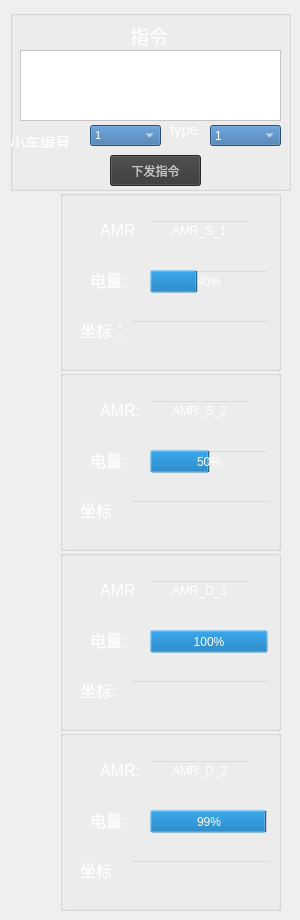
          <widget class="QWidget" name="page">
           <widget class="QGroupBox" name="groupBox_72">
            <property name="geometry">
             <rect>
              <x>10</x>
              <y>10</y>
              <width>281</width>
              <height>181</height>
             </rect>
            </property>
            <property name="styleSheet">
             <string notr="true">background-color:transparent;</string>
            </property>
            <property name="title">
             <string/>
            </property>
            <widget class="QComboBox" name="f_code_num">
             <property name="geometry">
              <rect>
               <x>80</x>
               <y>115</y>
               <width>71</width>
               <height>21</height>
              </rect>
             </property>
             <property name="font">
              <font>
               <pointsize>8</pointsize>
              </font>
             </property>
             <property name="styleSheet">
              <string notr="true">background-color: rgb(55, 111, 167);
color: rgb(255, 255, 255);</string>
             </property>
             <item>
              <property name="text">
               <string>1</string>
              </property>
             </item>
             <item>
              <property name="text">
               <string>2</string>
              </property>
             </item>
             <item>
              <property name="text">
               <string>3</string>
              </property>
             </item>
             <item>
              <property name="text">
               <string>4</string>
              </property>
             </item>
            </widget>
            <widget class="QTextEdit" name="f_code_code">
             <property name="geometry">
              <rect>
               <x>10</x>
               <y>40</y>
               <width>261</width>
               <height>71</height>
              </rect>
             </property>
             <property name="styleSheet">
              <string notr="true">background-color: rgb(255, 255, 255);</string>
             </property>
            </widget>
            <widget class="QPushButton" name="f_code_Button">
             <property name="geometry">
              <rect>
               <x>100</x>
               <y>145</y>
               <width>91</width>
               <height>31</height>
              </rect>
             </property>
             <property name="styleSheet">
              <string notr="true">background-color: rgb(56, 56, 56);
color: rgb(200, 200, 200);</string>
             </property>
             <property name="text">
              <string>下发指令</string>
             </property>
            </widget>
            <widget class="QComboBox" name="f_code_type">
             <property name="geometry">
              <rect>
               <x>200</x>
               <y>115</y>
               <width>71</width>
               <height>21</height>
              </rect>
             </property>
             <property name="styleSheet">
              <string notr="true">background-color: rgb(55, 111, 167);
color: rgb(255, 255, 255);</string>
             </property>
             <item>
              <property name="text">
               <string>1</string>
              </property>
             </item>
             <item>
              <property name="text">
               <string>2</string>
              </property>
             </item>
            </widget>
            <widget class="QLabel" name="label_237">
             <property name="geometry">
              <rect>
               <x>120</x>
               <y>10</y>
               <width>51</width>
               <height>31</height>
              </rect>
             </property>
             <property name="text">
              <string>&lt;html&gt;&lt;head/&gt;&lt;body&gt;&lt;p&gt;&lt;span style=&quot; font-size:14pt; color:#ffffff;&quot;&gt;指令&lt;/span&gt;&lt;/p&gt;&lt;/body&gt;&lt;/html&gt;</string>
             </property>
            </widget>
            <widget class="QLabel" name="label_277">
             <property name="geometry">
              <rect>
               <x>0</x>
               <y>120</y>
               <width>81</width>
               <height>18</height>
              </rect>
             </property>
             <property name="font">
              <font>
               <pointsize>11</pointsize>
              </font>
             </property>
             <property name="text">
              <string>&lt;html&gt;&lt;head/&gt;&lt;body&gt;&lt;p&gt;&lt;span style=&quot; color:#ffffff;&quot;&gt;小车编号&lt;/span&gt;&lt;/p&gt;&lt;/body&gt;&lt;/html&gt;</string>
             </property>
            </widget>
            <widget class="QLabel" name="label_278">
             <property name="geometry">
              <rect>
               <x>160</x>
               <y>110</y>
               <width>41</width>
               <height>21</height>
              </rect>
             </property>
             <property name="font">
              <font>
               <pointsize>11</pointsize>
              </font>
             </property>
             <property name="text">
              <string>&lt;html&gt;&lt;head/&gt;&lt;body&gt;&lt;p&gt;&lt;span style=&quot; color:#ffffff;&quot;&gt;type&lt;/span&gt;&lt;/p&gt;&lt;/body&gt;&lt;/html&gt;</string>
             </property>
            </widget>
            <zorder>f_code_num</zorder>
            <zorder>f_code_code</zorder>
            <zorder>f_code_Button</zorder>
            <zorder>f_code_type</zorder>
            <zorder>label_237</zorder>
            <zorder>label_278</zorder>
            <zorder>label_277</zorder>
           </widget>
           <widget class="QGroupBox" name="groupBox_6">
            <property name="geometry">
             <rect>
              <x>60</x>
              <y>190</y>
              <width>221</width>
              <height>181</height>
             </rect>
            </property>
            <property name="styleSheet">
             <string notr="true">background-color: transparent;</string>
            </property>
            <property name="title">
             <string/>
            </property>
            <widget class="QLabel" name="label_32">
             <property name="geometry">
              <rect>
               <x>40</x>
               <y>20</y>
               <width>51</width>
               <height>41</height>
              </rect>
             </property>
             <property name="text">
              <string>&lt;html&gt;&lt;head/&gt;&lt;body&gt;&lt;p&gt;&lt;span style=&quot; font-size:12pt; color:#ffffff;&quot;&gt;AMR:&lt;/span&gt;&lt;/p&gt;&lt;/body&gt;&lt;/html&gt;</string>
             </property>
            </widget>
            <widget class="QLineEdit" name="lineEdit_11">
             <property name="geometry">
              <rect>
               <x>90</x>
               <y>30</y>
               <width>101</width>
               <height>22</height>
              </rect>
             </property>
             <property name="styleSheet">
              <string notr="true">color: rgb(255, 255, 255);</string>
             </property>
             <property name="text">
              <string>AMR_S_1</string>
             </property>
             <property name="alignment">
              <set>Qt::AlignCenter</set>
             </property>
            </widget>
            <widget class="QLabel" name="label_33">
             <property name="geometry">
              <rect>
               <x>30</x>
               <y>70</y>
               <width>51</width>
               <height>41</height>
              </rect>
             </property>
             <property name="text">
              <string>&lt;html&gt;&lt;head/&gt;&lt;body&gt;&lt;p&gt;&lt;span style=&quot; font-size:12pt; color:#ffffff;&quot;&gt;电量:&lt;/span&gt;&lt;/p&gt;&lt;/body&gt;&lt;/html&gt;</string>
             </property>
            </widget>
            <widget class="QLabel" name="label_34">
             <property name="geometry">
              <rect>
               <x>20</x>
               <y>120</y>
               <width>51</width>
               <height>41</height>
              </rect>
             </property>
             <property name="text">
              <string>&lt;html&gt;&lt;head/&gt;&lt;body&gt;&lt;p&gt;&lt;span style=&quot; font-size:12pt; color:#ffffff;&quot;&gt;坐标：&lt;/span&gt;&lt;/p&gt;&lt;/body&gt;&lt;/html&gt;</string>
             </property>
            </widget>
            <widget class="QLineEdit" name="xy_pos">
             <property name="geometry">
              <rect>
               <x>70</x>
               <y>130</y>
               <width>141</width>
               <height>22</height>
              </rect>
             </property>
             <property name="styleSheet">
              <string notr="true">color: rgb(255, 255, 255);</string>
             </property>
             <property name="text">
              <string/>
             </property>
             <property name="alignment">
              <set>Qt::AlignCenter</set>
             </property>
            </widget>
            <widget class="QProgressBar" name="progressBar">
             <property name="geometry">
              <rect>
               <x>90</x>
               <y>80</y>
               <width>118</width>
               <height>23</height>
              </rect>
             </property>
             <property name="styleSheet">
              <string notr="true">color: rgb(255, 255, 255);</string>
             </property>
             <property name="value">
              <number>40</number>
             </property>
            </widget>
           </widget>
           <widget class="QGroupBox" name="groupBox_7">
            <property name="geometry">
             <rect>
              <x>60</x>
              <y>370</y>
              <width>221</width>
              <height>181</height>
             </rect>
            </property>
            <property name="styleSheet">
             <string notr="true">background-color: transparent;</string>
            </property>
            <property name="title">
             <string/>
            </property>
            <widget class="QLabel" name="label_35">
             <property name="geometry">
              <rect>
               <x>40</x>
               <y>20</y>
               <width>51</width>
               <height>41</height>
              </rect>
             </property>
             <property name="text">
              <string>&lt;html&gt;&lt;head/&gt;&lt;body&gt;&lt;p&gt;&lt;span style=&quot; font-size:12pt; color:#ffffff;&quot;&gt;AMR:&lt;/span&gt;&lt;/p&gt;&lt;/body&gt;&lt;/html&gt;</string>
             </property>
            </widget>
            <widget class="QLineEdit" name="lineEdit_12">
             <property name="geometry">
              <rect>
               <x>90</x>
               <y>30</y>
               <width>101</width>
               <height>22</height>
              </rect>
             </property>
             <property name="styleSheet">
              <string notr="true">color: rgb(255, 255, 255);</string>
             </property>
             <property name="text">
              <string>AMR_S_2</string>
             </property>
             <property name="alignment">
              <set>Qt::AlignCenter</set>
             </property>
            </widget>
            <widget class="QLabel" name="label_36">
             <property name="geometry">
              <rect>
               <x>30</x>
               <y>70</y>
               <width>51</width>
               <height>41</height>
              </rect>
             </property>
             <property name="text">
              <string>&lt;html&gt;&lt;head/&gt;&lt;body&gt;&lt;p&gt;&lt;span style=&quot; font-size:12pt; color:#ffffff;&quot;&gt;电量:&lt;/span&gt;&lt;/p&gt;&lt;/body&gt;&lt;/html&gt;</string>
             </property>
            </widget>
            <widget class="QLabel" name="label_37">
             <property name="geometry">
              <rect>
               <x>20</x>
               <y>120</y>
               <width>51</width>
               <height>41</height>
              </rect>
             </property>
             <property name="text">
              <string>&lt;html&gt;&lt;head/&gt;&lt;body&gt;&lt;p&gt;&lt;span style=&quot; font-size:12pt; color:#ffffff;&quot;&gt;坐标:&lt;/span&gt;&lt;/p&gt;&lt;/body&gt;&lt;/html&gt;</string>
             </property>
            </widget>
            <widget class="QLineEdit" name="xy_pos2">
             <property name="geometry">
              <rect>
               <x>70</x>
               <y>130</y>
               <width>141</width>
               <height>22</height>
              </rect>
             </property>
             <property name="styleSheet">
              <string notr="true">color: rgb(255, 255, 255);</string>
             </property>
             <property name="text">
              <string/>
             </property>
             <property name="alignment">
              <set>Qt::AlignCenter</set>
             </property>
            </widget>
            <widget class="QProgressBar" name="progressBar_2">
             <property name="geometry">
              <rect>
               <x>90</x>
               <y>80</y>
               <width>118</width>
               <height>23</height>
              </rect>
             </property>
             <property name="styleSheet">
              <string notr="true">color: rgb(255, 255, 255);</string>
             </property>
             <property name="value">
              <number>50</number>
             </property>
            </widget>
           </widget>
           <widget class="QGroupBox" name="groupBox_8">
            <property name="geometry">
             <rect>
              <x>60</x>
              <y>550</y>
              <width>221</width>
              <height>181</height>
             </rect>
            </property>
            <property name="styleSheet">
             <string notr="true">background-color: transparent;</string>
            </property>
            <property name="title">
             <string/>
            </property>
            <widget class="QLabel" name="label_38">
             <property name="geometry">
              <rect>
               <x>40</x>
               <y>20</y>
               <width>51</width>
               <height>41</height>
              </rect>
             </property>
             <property name="text">
              <string>&lt;html&gt;&lt;head/&gt;&lt;body&gt;&lt;p&gt;&lt;span style=&quot; font-size:12pt; color:#ffffff;&quot;&gt;AMR:&lt;/span&gt;&lt;/p&gt;&lt;/body&gt;&lt;/html&gt;</string>
             </property>
            </widget>
            <widget class="QLineEdit" name="lineEdit_15">
             <property name="geometry">
              <rect>
               <x>90</x>
               <y>30</y>
               <width>101</width>
               <height>22</height>
              </rect>
             </property>
             <property name="styleSheet">
              <string notr="true">color: rgb(255, 255, 255);</string>
             </property>
             <property name="text">
              <string>AMR_D_1</string>
             </property>
             <property name="alignment">
              <set>Qt::AlignCenter</set>
             </property>
            </widget>
            <widget class="QLabel" name="label_39">
             <property name="geometry">
              <rect>
               <x>30</x>
               <y>70</y>
               <width>51</width>
               <height>41</height>
              </rect>
             </property>
             <property name="text">
              <string>&lt;html&gt;&lt;head/&gt;&lt;body&gt;&lt;p&gt;&lt;span style=&quot; font-size:12pt; color:#ffffff;&quot;&gt;电量:&lt;/span&gt;&lt;/p&gt;&lt;/body&gt;&lt;/html&gt;</string>
             </property>
            </widget>
            <widget class="QLabel" name="label_40">
             <property name="geometry">
              <rect>
               <x>20</x>
               <y>120</y>
               <width>51</width>
               <height>41</height>
              </rect>
             </property>
             <property name="text">
              <string>&lt;html&gt;&lt;head/&gt;&lt;body&gt;&lt;p&gt;&lt;span style=&quot; font-size:12pt; color:#ffffff;&quot;&gt;坐标:&lt;/span&gt;&lt;/p&gt;&lt;/body&gt;&lt;/html&gt;</string>
             </property>
            </widget>
            <widget class="QLineEdit" name="xy_pos3">
             <property name="geometry">
              <rect>
               <x>70</x>
               <y>130</y>
               <width>141</width>
               <height>22</height>
              </rect>
             </property>
             <property name="styleSheet">
              <string notr="true">color: rgb(255, 255, 255);</string>
             </property>
             <property name="text">
              <string/>
             </property>
             <property name="alignment">
              <set>Qt::AlignCenter</set>
             </property>
            </widget>
            <widget class="QProgressBar" name="progressBar_3">
             <property name="geometry">
              <rect>
               <x>90</x>
               <y>80</y>
               <width>118</width>
               <height>23</height>
              </rect>
             </property>
             <property name="styleSheet">
              <string notr="true">color: rgb(255, 255, 255);</string>
             </property>
             <property name="value">
              <number>100</number>
             </property>
            </widget>
           </widget>
           <widget class="QGroupBox" name="groupBox_9">
            <property name="geometry">
             <rect>
              <x>60</x>
              <y>730</y>
              <width>221</width>
              <height>181</height>
             </rect>
            </property>
            <property name="styleSheet">
             <string notr="true">background-color: transparent;</string>
            </property>
            <property name="title">
             <string/>
            </property>
            <widget class="QLabel" name="label_41">
             <property name="geometry">
              <rect>
               <x>40</x>
               <y>20</y>
               <width>51</width>
               <height>41</height>
              </rect>
             </property>
             <property name="text">
              <string>&lt;html&gt;&lt;head/&gt;&lt;body&gt;&lt;p&gt;&lt;span style=&quot; font-size:12pt; color:#ffffff;&quot;&gt;AMR:&lt;/span&gt;&lt;/p&gt;&lt;/body&gt;&lt;/html&gt;</string>
             </property>
            </widget>
            <widget class="QLineEdit" name="lineEdit_17">
             <property name="geometry">
              <rect>
               <x>90</x>
               <y>30</y>
               <width>101</width>
               <height>22</height>
              </rect>
             </property>
             <property name="styleSheet">
              <string notr="true">color: rgb(255, 255, 255);</string>
             </property>
             <property name="text">
              <string>AMR_D_2</string>
             </property>
             <property name="alignment">
              <set>Qt::AlignCenter</set>
             </property>
            </widget>
            <widget class="QLabel" name="label_42">
             <property name="geometry">
              <rect>
               <x>30</x>
               <y>70</y>
               <width>51</width>
               <height>41</height>
              </rect>
             </property>
             <property name="text">
              <string>&lt;html&gt;&lt;head/&gt;&lt;body&gt;&lt;p&gt;&lt;span style=&quot; font-size:12pt; color:#ffffff;&quot;&gt;电量:&lt;/span&gt;&lt;/p&gt;&lt;/body&gt;&lt;/html&gt;</string>
             </property>
            </widget>
            <widget class="QLabel" name="label_43">
             <property name="geometry">
              <rect>
               <x>20</x>
               <y>120</y>
               <width>51</width>
               <height>41</height>
              </rect>
             </property>
             <property name="text">
              <string>&lt;html&gt;&lt;head/&gt;&lt;body&gt;&lt;p&gt;&lt;span style=&quot; font-size:12pt; color:#ffffff;&quot;&gt;坐标:&lt;/span&gt;&lt;/p&gt;&lt;/body&gt;&lt;/html&gt;</string>
             </property>
            </widget>
            <widget class="QLineEdit" name="xy_pos4">
             <property name="geometry">
              <rect>
               <x>70</x>
               <y>130</y>
               <width>141</width>
               <height>22</height>
              </rect>
             </property>
             <property name="styleSheet">
              <string notr="true">color: rgb(255, 255, 255);</string>
             </property>
             <property name="text">
              <string/>
             </property>
             <property name="alignment">
              <set>Qt::AlignCenter</set>
             </property>
            </widget>
            <widget class="QProgressBar" name="progressBar_4">
             <property name="geometry">
              <rect>
               <x>90</x>
               <y>80</y>
               <width>118</width>
               <height>23</height>
              </rect>
             </property>
             <property name="styleSheet">
              <string notr="true">color: rgb(255, 255, 255);</string>
             </property>
             <property name="value">
              <number>99</number>
             </property>
            </widget>
           </widget>
          </widget>
